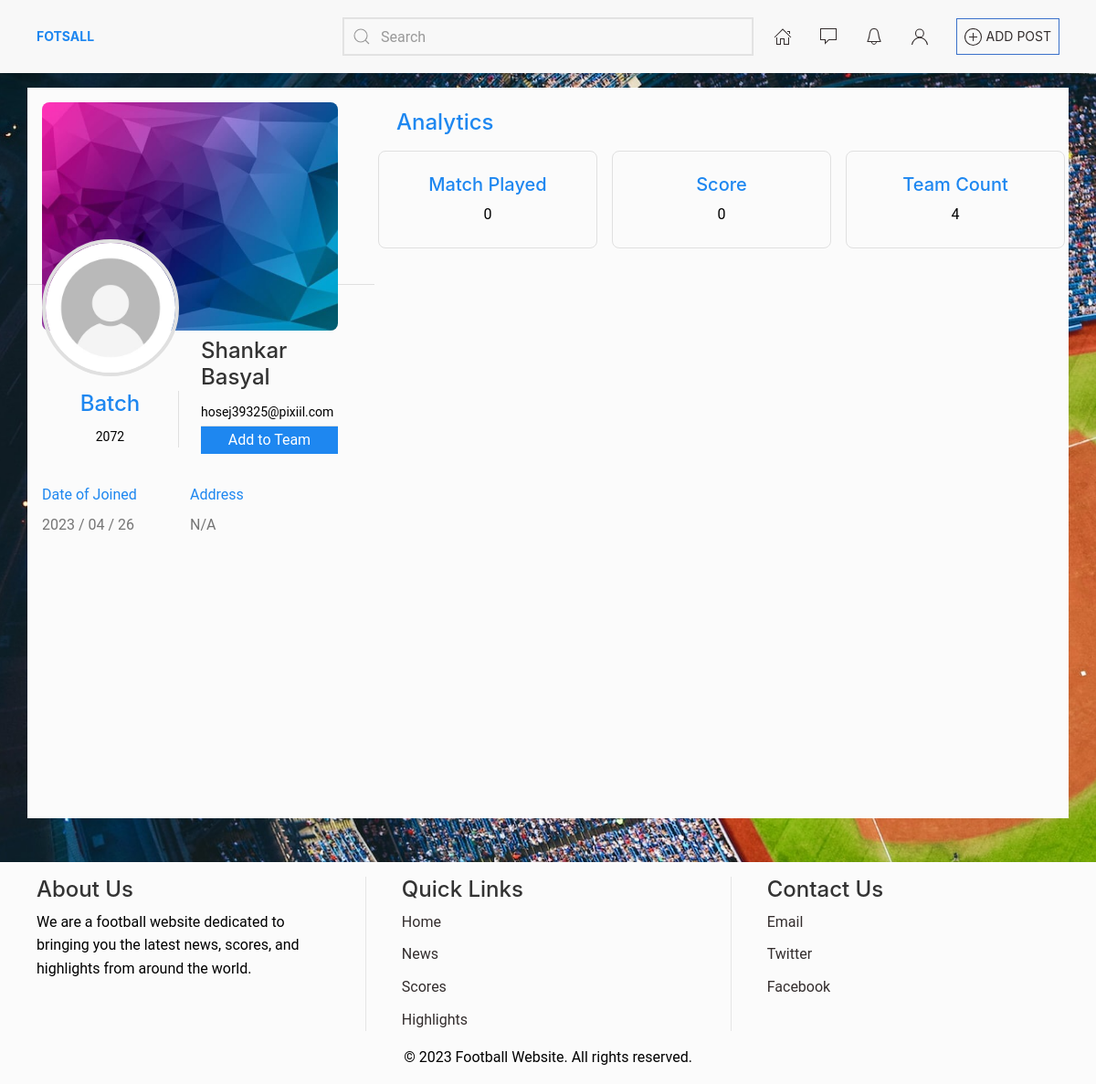
Screenshot of /accounts/shankar-basyal-3/ (signed in) with the database file from the repository.
### users/models.py (models this page shows, shortened)
class Profile(CreateUpdatedModelMixin,models.Model):
    slug = models.SlugField(max_length=240,blank=True)
    user = models.OneToOneField(User, related_name="profile", on_delete=models.CASCADE)
    image = models.ImageField(_("Avatar photo"), default="user/default/avtar.jpg", upload_to=profile_img_path)
    cover = models.ImageField(_("Cover photo"), default="user/default/cover.jpg", upload_to=profile_img_path)
    address = models.CharField(_("Address"), max_length=250,blank=True)
    current_ip = models.CharField(_("Current IP Address"),max_length=240,blank=True)
    batch = models.ForeignKey("Batch",on_delete=models.SET_NULL,null=True,blank=True)
    def __str__(self):return self.user.get_full_name()
    class Meta:
        verbose_name = _("Account Book")

class Batch(models.Model):
    name = models.CharField(_("Batch"),max_length=240)
    def __str__(self):return self.name

### users/views.py (the view)
# urls.py: path("<str:slug>/",views.AccountDetailView.as_view(),name="profile"),
class AccountDetailView(LoginRequiredMixin,generic.DetailView):
    model = models.Profile
    slug_field = "slug"
    context_object_name = "profile"
    slug_url_kwarg = "slug"
    template_name = 'pages/profile.html'
    def get_context_data(self, **kwargs):
        profile = self.get_object()
        context = super().get_context_data(**kwargs)
        context["match_played"] = futsal_models.Players.objects.filter(player=profile.user,match__completed=True).count()
        context["played_games"] = futsal_models.Players.objects.filter(player=profile.user,match__completed=True)
        context["user_score_count"] = futsal_models.Players.objects.filter(player=profile.user).aggregate(models.models.Sum('score'))['score__sum']
        return context

### core/context.py (called while the page is built)
def app_context(request):
    context = dict()
    context["is_htmx"] = None
    if request.META.get('HTTP_HX_REQUEST') == "true":
       context["is_htmx"] = True
    else:
       context["is_htmx"] = False
    context["current_view"] = request.resolver_match.view_name
    context["current_url"] = reverse_lazy(request.resolver_match.view_name)
    return context

### templates/pages/profile.html (shortened to what this page needs)
{% extends 'base.html' %}
{% load static %}
{% block content %}
<div class="container bg-light min-vh-100">
  <div class="row">
    <div class="col-lg-4 d-flex justify-content-center align-items-center border-bottom position-relative">
        <div class="row p-3 uk-position-top" id="ProfileDetail" hx-preserve>
          <div class="col-lg-12" style="width:100%">
            <img src="{% if profile.cover.url %}{{profile.cover.url}}{% else %}{% static 'images/home.jpg' %}{% endif %}" class="object-cover object-center rounded-5" style="height:250px !important;width: 100% !important;">
          </div>
          <div class="col-lg-6" style="margin-top:-100px">
            <img src="{% if profile.image.url %}{{profile.image.url}}{% else %}{% static 'images/home.jpg' %}{% endif %}" class="object-cover object-center rounded-circle border border-4"
            style="width:150px !important;height:150px !important;">
            <div class="text-center my-3 border-end">
              <h4 class="uk-text-primary">Batch</h4>
              <div><small>{% if profile.batch %}{{profile.batch}}{% else %}N/A{% endif %}</small></div>
            </div>
          </div>
          <div class="col-lg-6 d-flex flex-column justify-content-end py-2 mb-4">
            <div class="d-flex flex-column border-bottom">
              <h4 class="pb-1">{{profile}}</h4>
              {% for email in profile.user.emailaddress_set.all %}
              <small class="pb-1 text-wrap">{{email}}</small>
              {% endfor %}
            </div>
            {% if user == profile.user %}
            <button class="uk-botton uk-button-primary"
            hx-trigger="click"
            hx-boost="false"
            hx-push-url="false"
            hx-get="{% url 'update_profile' %}"
            hx-target="#ProfileDetail"
            >Update Profile</button>
            {% else %}
            <button class="uk-botton uk-button-primary">Add to Team</button>
            {% endif %}
          </div>
          <div class="row row-cols-lg-1 row-cols-lg-2 justify-content-center">
            {% if profile.created_at %}
            <div class="col d-flex flex-column mb-3">
              <div class="uk-text-primary mb-2">Date of Joined</div>
              <div class="text-muted">{{profile.created_at|date:"Y / m / d"}}</div>
            </div>
            {% endif %}
            <div class="col d-flex flex-column mb-3">
              <div class="uk-text-primary mb-2">Address</div>
              <div class="text-muted">{% if profile.address %}{{profile.address}}{% else %}N/A{% endif %}</div>
            </div>
          </div>
        </div>
    </div>
    <div class="col-lg-8 p-3">
      <h4 class="text-start uk-text-primary p-2">
        Analytics
      </h4>
      <div class="row justify-content-center gap-3 mb-4">
        <div class="col p-4 rounded-5 border">
          <div class="flex-column">
            <h5 class="uk-text-primary text-center">Match Played</h5>
            <div class="text-center">
              {{match_played}}
            </div>
          </div>
        </div>
        <div class="col p-4 rounded-5 border">
          <div class="flex-column">
            <h5 class="uk-text-primary text-center">Score</h5>
            <div class="text-center">
              {{user_score_count}}
            </div>
          </div>
        </div>
        <div class="col p-4 rounded-5 border">
          <div class="flex-column">
            <h5 class="uk-text-primary text-center">Team Count</h5>
            <div class="text-center">
              {{profile.user.player_teams.count}}
            </div>
          </div>
        </div>
      </div>
    </div>
  </div>
</div>
{% endblock %}

### static/css/app.css (style rules this page uses)
body { min-height: 100vh; color:black !important; }
body { min-height: 100vh !important; background: url("/static/images/home.jpg"); background-size: cover !important; background-position: center !important; margin: 0 !important; padding: 0 !important; }

### rows the page displays
Profile: cover (picture), image (picture), batch "2072", user.last_name "Shankar Basyal", created_at "2023 / 04 / 26", user.player_teams.count "4"

### other values shown
{{ email }} "hosej39325@pixiil.com"
{{ match_played }} "0"
{{ user_score_count }} "0"
